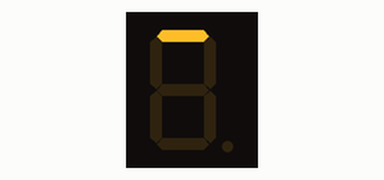
This sketch was run on a simulated Arduino Uno, built with avr-gcc and run on an emulated ATmega328P. On the bench: 1-digit seven-segment display. Wiring (inferred from the names in the program): 1-digit 7-segment display, segments lit when HIGH: segments pin 3, pin 2, pin 6, pin 7, pin 8, pin 4, pin 5. The segment pins are drawn as the display they are named for.

Above: at 0.1 s.
At 1.1 s:
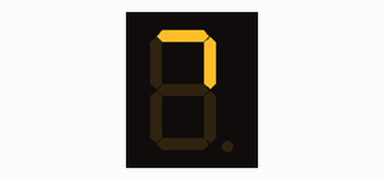
At 2.1 s:
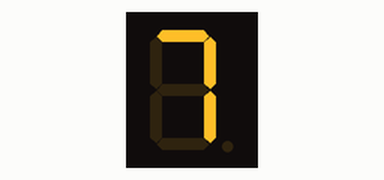
At 3.1 s:
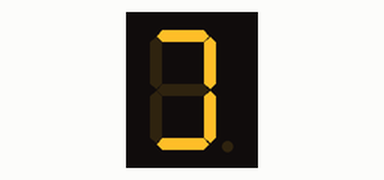
At 4.1 s:
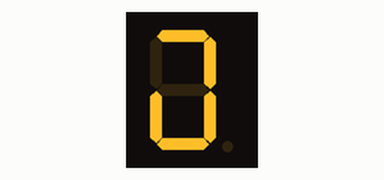
At 6.1 s:
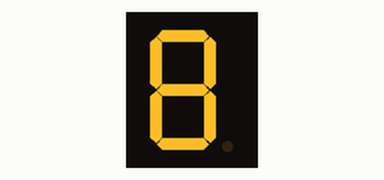

Measured:
- what the display in image 1 shows lasts 1.0 s, from 1.0 s to 2.0 s

The sketch:

7SegTest.ino
```cpp
#define A 3
#define B 2
#define C 6
#define D 7
#define E 8
#define F 4
#define G 5

void setup() {
  Serial.begin(9600);

  pinMode(A, OUTPUT);
  pinMode(B, OUTPUT);
  pinMode(C, OUTPUT);
  pinMode(D, OUTPUT);
  pinMode(E, OUTPUT);
  pinMode(F, OUTPUT);
  pinMode(G, OUTPUT);

}

void loop() {
  digitalWrite(A, HIGH);
  delay(1000);
  digitalWrite(B, HIGH);
  delay(1000);
  digitalWrite(C, HIGH);
  delay(1000);
  digitalWrite(D, HIGH);
  delay(1000);
  digitalWrite(E, HIGH);
  delay(1000);
  digitalWrite(F, HIGH);
  delay(1000);
  digitalWrite(G, HIGH);
  delay(1000);
}
```
